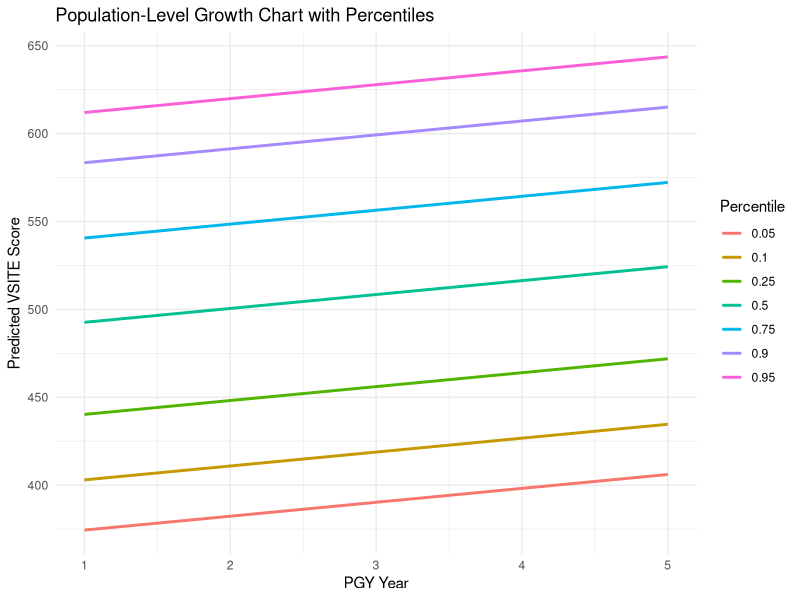

Source code (R):
library(tidyr)
library(dplyr)
library(lme4)
library(ggplot2)
library(broom)


data <- read.csv("dummy_vsite.csv", sep = ",")


data$Gender <- ifelse(data$Gender == "Male", 1, 0)
data$USMLE_Step_1 <- ifelse(data$USMLE_Step_1 == "Pass", 1, 0)



# -------------------- TABLE 1 --------------------

compute_stats <- function(data, variable) {
  
  # t-test by gender
  t_test <- t.test(data[[variable]] ~ data$Gender)
  
  stats <- data %>%
    group_by(Gender) %>%
    summarise(
      Mean = mean(get(variable), na.rm = TRUE),
      SD = sd(get(variable), na.rm = TRUE),
      n = sum(!is.na(get(variable))),
      .groups = "drop"
    )
  
  stats <- stats %>%
    mutate(
      Lower_CI = t_test$conf.int[1],
      Upper_CI = t_test$conf.int[2],
      p_value = t_test$p.value
    ) %>%
    mutate(Variable = variable)
  
  return(stats)
}

variables <- c("USMLE_Step_1", "USMLE_Step_2", "USMLE_Step_3",
               "VSITE_Score_1", "VSITE_Score_2", "VSITE_Score_3",
               "VSITE_Score_4", "VSITE_Score_5")

results <- lapply(variables, function(var) compute_stats(data, var))

summary_table <- do.call(rbind, results)

summary_table <- summary_table %>%
  select(Variable, Gender, Mean, SD, Lower_CI, Upper_CI, p_value) %>%
  arrange(Variable, Gender)

print(summary_table)

# -------------------- TABLE 2 --------------------

data_long <- data %>%
  pivot_longer(
    cols = starts_with("VSITE"),
    names_to = "PGY",
    names_prefix = "VSITE_Score_",
    values_to = "VSITE_Score"
  ) %>%
  mutate(PGY = as.numeric(PGY))

data_long <- data_long %>% filter(!is.na(VSITE_Score))

data_long

summary_table <- data_long %>%
  group_by(PGY) %>%
  summarise(
    Mean = mean(VSITE_Score, na.rm = TRUE),
    SD = sd(VSITE_Score, na.rm = TRUE),
    n = n()
  ) %>%
  ungroup()

anova_result <- aov(VSITE_Score ~ factor(PGY), data = data_long)
anova_summary <- summary(anova_result)

f_statistic <- anova_summary[[1]]$`F value`[1]
p_value <- anova_summary[[1]]$`Pr(>F)`[1]


print(summary_table)


# -------------------- Growth Chart --------------------

growth_model <- lmer(
  VSITE_Score ~ PGY + USMLE_Step_1 + USMLE_Step_2 + USMLE_Step_3 + Gender + (1 | Resident_ID),
  data = data_long
)

summary(growth_model)

data$USMLE_Step_2 <- as.numeric(data$USMLE_Step_2)
data$USMLE_Step_3 <- as.numeric(data$USMLE_Step_3)

percentiles <- data.frame(
  Percentile = c(0.05, 0.10, 0.25, 0.5, 0.75, 0.90, 0.95),
  USMLE_Step_1 = quantile(data$USMLE_Step_1, probs = c(0.05, 0.10, 0.25, 0.5, 0.75, 0.90, 0.95), na.rm = TRUE),
  USMLE_Step_2 = quantile(data$USMLE_Step_2, probs = c(0.05, 0.10, 0.25, 0.5, 0.75, 0.90, 0.95), na.rm = TRUE),
  USMLE_Step_3 = quantile(data$USMLE_Step_3, probs = c(0.05, 0.10, 0.25, 0.5, 0.75, 0.90, 0.95), na.rm = TRUE),
  Gender = quantile(data$Gender, probs = c(0.05, 0.10, 0.25, 0.5, 0.75, 0.90, 0.95), na.rm = TRUE)
)

prediction_data <- expand.grid(
  PGY = 1:5,
  Percentile = c(0.05, 0.10, 0.25, 0.5, 0.75, 0.90, 0.95)
)

prediction_data <- prediction_data %>%
  left_join(percentiles, by = "Percentile")

prediction_data$Predicted_Score <- predict(growth_model, newdata = prediction_data, re.form = NA)

ggplot(prediction_data, aes(x = PGY, y = Predicted_Score, color = as.factor(Percentile), group = Percentile)) +
  geom_line(size = 1) +
  labs(
    title = "Population-Level Growth Chart with Percentiles",
    x = "PGY Year",
    y = "Predicted VSITE Score",
    color = "Percentile"
  ) +
  theme_minimal()


# -------------------- Individual At-risk --------------------

saveRDS(growth_model, "growth_model.rds")


# -------------------- Passing Probability --------------------

library(caret)
library(e1071)

dp <- data %>%
  filter(!is.na(data$VQE_Pass))


dp$VQE_Pass <- as.factor(dp$VQE_Pass)

set.seed(123)
train_index <- createDataPartition(dp$VQE_Pass, p = 0.8, list = FALSE)
train_data <- dp[train_index, ]
test_data <- dp[-train_index, ]

logit_model <- glm(
  VQE_Pass ~ USMLE_Step_1 + USMLE_Step_2 + USMLE_Step_3 + Gender + 
    VSITE_Score_1 + VSITE_Score_2 + VSITE_Score_3 + 
    VSITE_Score_4 + VSITE_Score_5,
  data = train_data,
  family = binomial
)

summary(logit_model)

test_data$Predicted_Prob <- predict(logit_model, newdata = test_data, type = "response")
test_data$Predicted_Class <- ifelse(test_data$Predicted_Prob > 0.5, 1, 0)

test_data

confusion_matrix <- confusionMatrix(as.factor(test_data$Predicted_Class), test_data$VQE_Pass)
print(confusion_matrix)

saveRDS(logit_model, "logit_model.rds")
